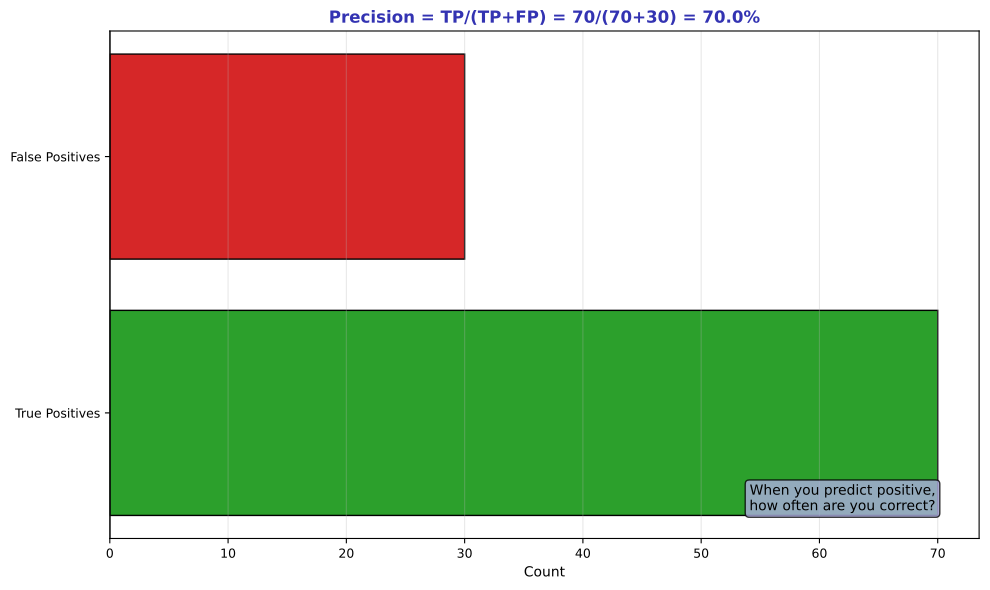

Source code (Python):
"""Precision - Quality of Positive Predictions"""
import matplotlib.pyplot as plt
import numpy as np
from pathlib import Path

plt.rcParams.update({
    'font.size': 10, 'axes.labelsize': 10, 'axes.titlesize': 11,
    'xtick.labelsize': 9, 'ytick.labelsize': 9, 'legend.fontsize': 9,
    'figure.figsize': (10, 6), 'figure.dpi': 150
})

MLPURPLE = '#3333B2'
MLLAVENDER = '#ADADE0'
MLBLUE = '#0066CC'
MLORANGE = '#FF7F0E'
MLGREEN = '#2CA02C'
MLRED = '#D62728'

np.random.seed(42)

fig, ax = plt.subplots(figsize=(10, 6))


# Visual: out of predicted positives, how many are correct?
tp, fp = 70, 30
precision = tp / (tp + fp)

ax.barh(['True Positives', 'False Positives'], [tp, fp], color=[MLGREEN, MLRED], edgecolor='black')
ax.axvline(0, color='black', linewidth=1)

ax.set_title(f'Precision = TP/(TP+FP) = {tp}/({tp}+{fp}) = {precision:.1%}',
             fontsize=12, fontweight='bold', color=MLPURPLE)
ax.set_xlabel('Count', fontsize=10)
ax.grid(alpha=0.3, axis='x')

ax.text(0.95, 0.05, 'When you predict positive,\nhow often are you correct?',
        transform=ax.transAxes, fontsize=10, ha='right', va='bottom',
        bbox=dict(boxstyle='round', facecolor=MLLAVENDER, alpha=0.8))


plt.tight_layout()
plt.savefig(Path(__file__).parent / 'chart.pdf', dpi=300, bbox_inches='tight')
plt.close()
